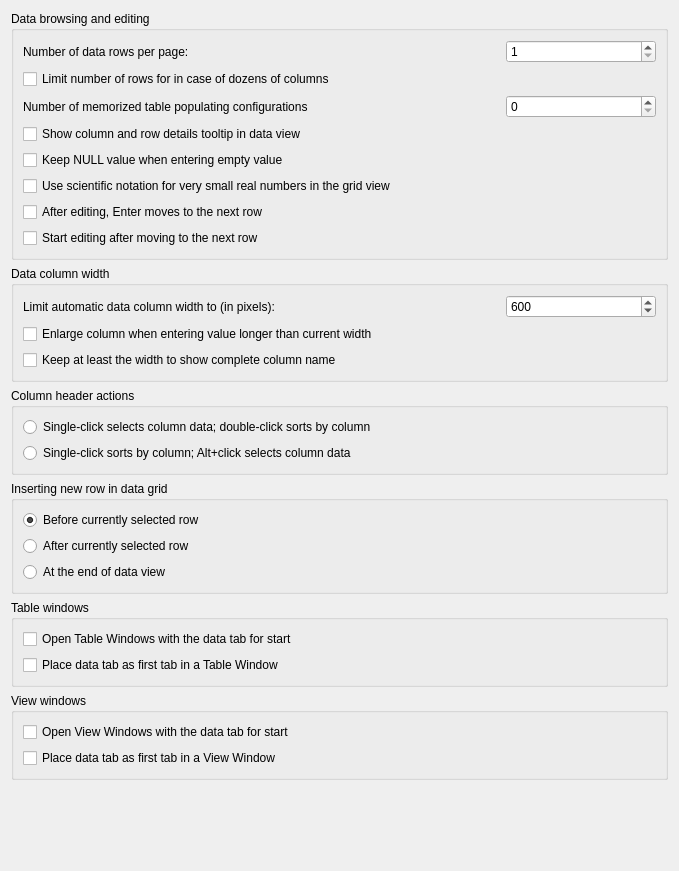
             <widget class="QWidget" name="dataBrowsingScrollAreaContents">
              <property name="geometry">
               <rect>
                <x>0</x>
                <y>0</y>
                <width>679</width>
                <height>871</height>
               </rect>
              </property>
              <layout class="QVBoxLayout" name="verticalLayout_34">
               <item>
                <widget class="QGroupBox" name="dataBrowsingGroup">
                 <property name="title">
                  <string>Data browsing and editing</string>
                 </property>
                 <layout class="QGridLayout" name="gridLayout_2">
                  <item row="2" column="2">
                   <widget class="QSpinBox" name="memPopulConfigsCheck">
                    <property name="toolTip">
                     <string>&lt;p&gt;Maximum number of configurations of Populate Table dialog stored in configuration. Value of 100 should be sufficient.&lt;/p&gt;</string>
                    </property>
                    <property name="maximum">
                     <number>999999</number>
                    </property>
                    <property name="cfg" stdset="0">
                     <string notr="true">General.PopulateHistorySize</string>
                    </property>
                   </widget>
                  </item>
                  <item row="2" column="0" colspan="2">
                   <widget class="QLabel" name="memPopulConfigsLabel">
                    <property name="toolTip">
                     <string>&lt;p&gt;Maximum number of configurations of Populate Table dialog stored in configuration. Value of 100 should be sufficient.&lt;/p&gt;</string>
                    </property>
                    <property name="text">
                     <string>Number of memorized table populating configurations</string>
                    </property>
                   </widget>
                  </item>
                  <item row="4" column="0" colspan="3">
                   <widget class="QCheckBox" name="keepNullWhenEmptyCheck">
                    <property name="toolTip">
                     <string>&lt;p&gt;When editing a cell which used to have NULL value and entering empty string as new value, then this option determinates whether the new value should remain NULL (have this option enabled), or should it be overwritten with empty string value (have this option disabled).&lt;/p&gt;</string>
                    </property>
                    <property name="text">
                     <string>Keep NULL value when entering empty value</string>
                    </property>
                    <property name="cfg" stdset="0">
                     <string notr="true">General.KeepNullWhenEmptyValue</string>
                    </property>
                   </widget>
                  </item>
                  <item row="7" column="0">
                   <widget class="QCheckBox" name="editCellAfterAdvancingCheck">
                    <property name="toolTip">
                     <string>&lt;html&gt;&lt;head/&gt;&lt;body&gt;&lt;p&gt;Automatically starts editing the cell in the next row after moving to it with Enter.&lt;/p&gt;&lt;/body&gt;&lt;/html&gt;</string>
                    </property>
                    <property name="text">
                     <string>Start editing after moving to the next row</string>
                    </property>
                    <property name="cfg" stdset="0">
                     <string notr="true">General.DataEditAutoAdvanceEdit</string>
                    </property>
                   </widget>
                  </item>
                  <item row="0" column="2">
                   <widget class="QSpinBox" name="rowsPerPageSpin">
                    <property name="maximumSize">
                     <size>
                      <width>150</width>
                      <height>16777215</height>
                     </size>
                    </property>
                    <property name="minimum">
                     <number>1</number>
                    </property>
                    <property name="maximum">
                     <number>99999</number>
                    </property>
                    <property name="cfg" stdset="0">
                     <string notr="true">General.NumberOfRowsPerPage</string>
                    </property>
                   </widget>
                  </item>
                  <item row="6" column="0">
                   <widget class="QCheckBox" name="advanceRowOnEnterCheck">
                    <property name="toolTip">
                     <string>&lt;html&gt;&lt;head/&gt;&lt;body&gt;&lt;p&gt;When editing a cell, pressing Enter accepts the value and moves to the same column in the next row.&lt;br/&gt;If disabled, the selection stays on the current cell.&lt;/p&gt;&lt;/body&gt;&lt;/html&gt;</string>
                    </property>
                    <property name="text">
                     <string>After editing, Enter moves to the next row</string>
                    </property>
                    <property name="cfg" stdset="0">
                     <string notr="true">General.DataEditAutoAdvanceOnEnter</string>
                    </property>
                   </widget>
                  </item>
                  <item row="0" column="0" colspan="2">
                   <widget class="QLabel" name="rowsPerPageLabel">
                    <property name="text">
                     <string>Number of data rows per page:</string>
                    </property>
                   </widget>
                  </item>
                  <item row="5" column="0" colspan="3">
                   <widget class="QCheckBox" name="useSciFormatForDoublesCheck">
                    <property name="toolTip">
                     <string>&lt;html&gt;&lt;head/&gt;&lt;body&gt;&lt;p&gt;When enabled, Letos automatically switches to scientific notation for very small real numbers (e.g. &lt;span style=&quot; font-style:italic;&quot;&gt;5.3e-21&lt;/span&gt;).&lt;br/&gt;Decimal notation is used for values whose magnitude allows a readable decimal representation.&lt;/p&gt;&lt;p&gt;When disabled, real numbers are always displayed using decimal notation, even if this results in very long fractional parts.&lt;/p&gt;&lt;/body&gt;&lt;/html&gt;</string>
                    </property>
                    <property name="text">
                     <string>Use scientific notation for very small real numbers in the grid view</string>
                    </property>
                    <property name="cfg" stdset="0">
                     <string notr="true">General.UseSciFormatForDoubles</string>
                    </property>
                   </widget>
                  </item>
                  <item row="1" column="0" colspan="3">
                   <widget class="QCheckBox" name="limitColumnsVsRowsCheck">
                    <property name="toolTip">
                     <string>&lt;html&gt;&lt;head/&gt;&lt;body&gt;&lt;p&gt;If query results contain dozens (or hundreds) of columns, it is more likely that it will exhaust free memory of your computer by loading several gigabytes of data at once. Letos may try to limit number of results displayed on one page in such cases to protect your computer. If you know that you don't work with big values in database, you can disable this limit and you will always see as many rows as defined per page.&lt;/p&gt;&lt;/body&gt;&lt;/html&gt;</string>
                    </property>
                    <property name="text">
                     <string>Limit number of rows for in case of dozens of columns</string>
                    </property>
                    <property name="cfg" stdset="0">
                     <string notr="true">General.LimitRowsForManyColumns</string>
                    </property>
                   </widget>
                  </item>
                  <item row="3" column="0" colspan="3">
                   <widget class="QCheckBox" name="tolltipInDataViewCheck">
                    <property name="toolTip">
                     <string>&lt;p&gt;When this is enabled and user holds mouse pointer over a cell in any data view (query results, a table data, a view data) a tooltip will appear with details about the cell - it includes details like column data type, constraints, ROWID and others.&lt;/p&gt;</string>
                    </property>
                    <property name="text">
                     <string>Show column and row details tooltip in data view</string>
                    </property>
                    <property name="cfg" stdset="0">
                     <string notr="true">General.ShowDataViewTooltips</string>
                    </property>
                   </widget>
                  </item>
                 </layout>
                </widget>
               </item>
               <item>
                <widget class="QGroupBox" name="dataColumnWdGroup">
                 <property name="title">
                  <string>Data column width</string>
                 </property>
                 <layout class="QGridLayout" name="gridLayout_9">
                  <item row="1" column="0" colspan="2">
                   <widget class="QCheckBox" name="enlargeColumnCheck">
                    <property name="toolTip">
                     <string>&lt;html&gt;&lt;head/&gt;&lt;body&gt;&lt;p&gt;When user enters new value into column and the value is bigger than the current column width, the application will enlarge the column to fit the new value, but not wider than the limit defined in the option above.&lt;/p&gt;&lt;/body&gt;&lt;/html&gt;</string>
                    </property>
                    <property name="text">
                     <string>Enlarge column when entering value longer than current width</string>
                    </property>
                    <property name="cfg" stdset="0">
                     <string notr="true">General.EnlargeColumnForValue</string>
                    </property>
                   </widget>
                  </item>
                  <item row="0" column="1">
                   <widget class="QSpinBox" name="initColWidthLimitSpin">
                    <property name="maximumSize">
                     <size>
                      <width>150</width>
                      <height>16777215</height>
                     </size>
                    </property>
                    <property name="toolTip">
                     <string>&lt;p&gt;When the data is read into grid view columns width is automatically adjusted. This value limits the initial width for the adjustment, but user can still resize the column manually over this limit.&lt;/p&gt;</string>
                    </property>
                    <property name="minimum">
                     <number>10</number>
                    </property>
                    <property name="maximum">
                     <number>99999</number>
                    </property>
                    <property name="value">
                     <number>600</number>
                    </property>
                    <property name="cfg" stdset="0">
                     <string notr="true">General.MaxInitialColumnWith</string>
                    </property>
                   </widget>
                  </item>
                  <item row="0" column="0">
                   <widget class="QLabel" name="initColWidthLimitLabel">
                    <property name="toolTip">
                     <string>&lt;html&gt;&lt;head/&gt;&lt;body&gt;&lt;p&gt;When the data is read into grid view columns width is automatically adjusted. This value limits the initial width for the adjustment, but user can still resize the column manually over this limit. This value is also used when enlarging column upon new, longer value entered by the user (see option below).&lt;/p&gt;&lt;/body&gt;&lt;/html&gt;</string>
                    </property>
                    <property name="text">
                     <string>Limit automatic data column width to (in pixels):</string>
                    </property>
                   </widget>
                  </item>
                  <item row="2" column="0" colspan="2">
                   <widget class="QCheckBox" name="keepColNameCheck">
                    <property name="toolTip">
                     <string>&lt;html&gt;&lt;head/&gt;&lt;body&gt;&lt;p&gt;Initial width of data columns will be set to at least show complete name of the column in the header. This can still be overwritten by the initial limit of column width specified in pixels (the setting above).&lt;/p&gt;&lt;/body&gt;&lt;/html&gt;</string>
                    </property>
                    <property name="text">
                     <string>Keep at least the width to show complete column name</string>
                    </property>
                    <property name="cfg" stdset="0">
                     <string notr="true">General.ColumnWidthForName</string>
                    </property>
                   </widget>
                  </item>
                 </layout>
                </widget>
               </item>
               <item>
                <widget class="QGroupBox" name="columnHdrActionGroup">
                 <property name="title">
                  <string>Column header actions</string>
                 </property>
                 <layout class="QVBoxLayout" name="verticalLayout_25">
                  <item>
                   <widget class="ConfigRadioButton" name="colHdrClickSelectsRadio">
                    <property name="text">
                     <string>Single-click selects column data; double-click sorts by column</string>
                    </property>
                    <property name="cfg" stdset="0">
                     <string notr="true">General.SingleColumnClickSort</string>
                    </property>
                    <property name="assignedValue" stdset="0">
                     <bool>false</bool>
                    </property>
                   </widget>
                  </item>
                  <item>
                   <widget class="ConfigRadioButton" name="colHdrClickSortsRadio">
                    <property name="text">
                     <string>Single-click sorts by column; Alt+click selects column data</string>
                    </property>
                    <property name="cfg" stdset="0">
                     <string notr="true">General.SingleColumnClickSort</string>
                    </property>
                    <property name="assignedValue" stdset="0">
                     <bool>true</bool>
                    </property>
                   </widget>
                  </item>
                 </layout>
                </widget>
               </item>
               <item>
                <widget class="QGroupBox" name="insertRowPlacementGroup">
                 <property name="title">
                  <string>Inserting new row in data grid</string>
                 </property>
                 <layout class="QVBoxLayout" name="verticalLayout_33">
                  <item>
                   <widget class="ConfigRadioButton" name="insertRowBeforeRadio">
                    <property name="text">
                     <string>Before currently selected row</string>
                    </property>
                    <property name="checked">
                     <bool>true</bool>
                    </property>
                    <property name="assignedValue" stdset="0">
                     <number>0</number>
                    </property>
                    <property name="cfg" stdset="0">
                     <string notr="true">General.InsertRowPlacement</string>
                    </property>
                   </widget>
                  </item>
                  <item>
                   <widget class="ConfigRadioButton" name="insertRowAfterRadio">
                    <property name="text">
                     <string>After currently selected row</string>
                    </property>
                    <property name="assignedValue" stdset="0">
                     <number>1</number>
                    </property>
                    <property name="cfg" stdset="0">
                     <string notr="true">General.InsertRowPlacement</string>
                    </property>
                   </widget>
                  </item>
                  <item>
                   <widget class="ConfigRadioButton" name="insertRowAtEndRadio">
                    <property name="text">
                     <string>At the end of data view</string>
                    </property>
                    <property name="assignedValue" stdset="0">
                     <number>2</number>
                    </property>
                    <property name="cfg" stdset="0">
                     <string notr="true">General.InsertRowPlacement</string>
                    </property>
                   </widget>
                  </item>
                 </layout>
                </widget>
               </item>
               <item>
                <widget class="QGroupBox" name="tableWinGroup">
                 <property name="title">
                  <string>Table windows</string>
                 </property>
                 <layout class="QVBoxLayout" name="verticalLayout_18">
                  <item>
                   <widget class="QCheckBox" name="openTablesOnDataCheck">
                    <property name="toolTip">
                     <string>&lt;p&gt;When enabled, Table Windows will show up with the data tab, instead of the structure tab.&lt;/p&gt;</string>
                    </property>
                    <property name="text">
                     <string>Open Table Windows with the data tab for start</string>
                    </property>
                    <property name="cfg" stdset="0">
                     <string notr="true">General.OpenTablesOnData</string>
                    </property>
                   </widget>
                  </item>
                  <item>
                   <widget class="QCheckBox" name="dataTabInTableAsFirstCheck">
                    <property name="toolTip">
                     <string>&lt;p&gt;When enabled the &quot;Data&quot; tab will be placed as first tab in every Table Window, instead of being at second place.&lt;/p&gt;</string>
                    </property>
                    <property name="text">
                     <string>Place data tab as first tab in a Table Window</string>
                    </property>
                    <property name="cfg" stdset="0">
                     <string notr="true">General.DataTabAsFirstInTables</string>
                    </property>
                   </widget>
                  </item>
                 </layout>
                </widget>
               </item>
               <item>
                <widget class="QGroupBox" name="viewWinGroup">
                 <property name="title">
                  <string>View windows</string>
                 </property>
                 <layout class="QVBoxLayout" name="verticalLayout_19">
                  <item>
                   <widget class="QCheckBox" name="openViewsOnDataCheck">
                    <property name="toolTip">
                     <string>&lt;p&gt;When enabled, View Windows will show up with the data tab, instead of the structure tab.&lt;/p&gt;</string>
                    </property>
                    <property name="text">
                     <string>Open View Windows with the data tab for start</string>
                    </property>
                    <property name="cfg" stdset="0">
                     <string notr="true">General.OpenViewsOnData</string>
                    </property>
                   </widget>
                  </item>
                  <item>
                   <widget class="QCheckBox" name="dataTabInViewAsFirstCheck">
                    <property name="toolTip">
                     <string>&lt;p&gt;When enabled the &quot;Data&quot; tab will be placed as first tab in every View Window, instead of being at second place.&lt;/p&gt;</string>
                    </property>
                    <property name="text">
                     <string>Place data tab as first tab in a View Window</string>
                    </property>
                    <property name="cfg" stdset="0">
                     <string notr="true">General.DataTabAsFirstInViews</string>
                    </property>
                   </widget>
                  </item>
                 </layout>
                </widget>
               </item>
               <item>
                <spacer name="verticalSpacer_6">
                 <property name="orientation">
                  <enum>Qt::Orientation::Vertical</enum>
                 </property>
                 <property name="sizeHint" stdset="0">
                  <size>
                   <width>20</width>
                   <height>40</height>
                  </size>
                 </property>
                </spacer>
               </item>
              </layout>
             </widget>
